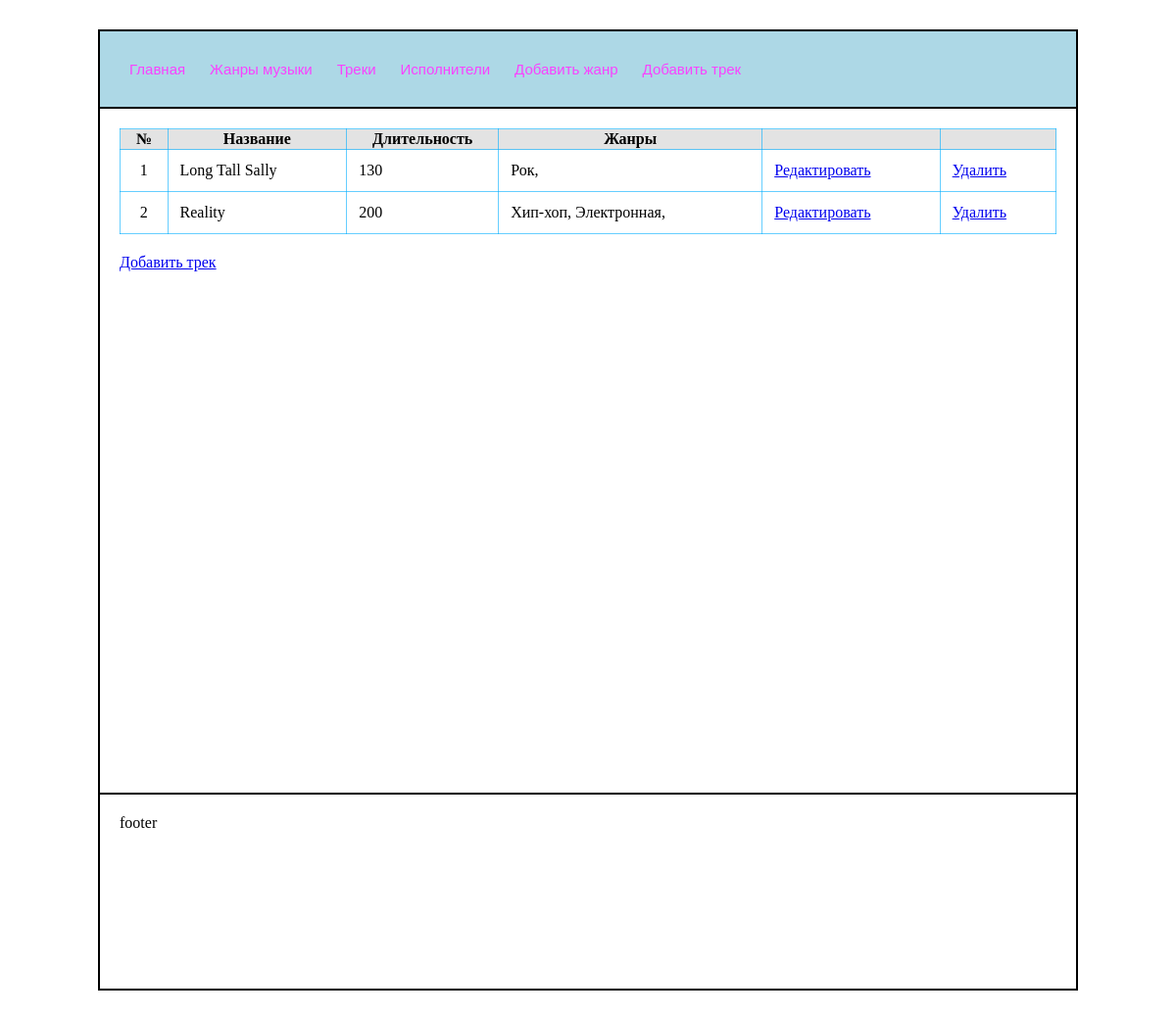
Page /tracks on the committed database.
### main/models.py (models this page shows, shortened)
class Track(models.Model):
    title = models.CharField(max_length=500, unique=True)
    duration = models.IntegerField()
    genres = models.ManyToManyField(Genre)
    artist = models.ForeignKey(Artist, on_delete=models.RESTRICT, null=True)
    audio_file = models.FileField(upload_to='music/tracks/', blank=True, null=True)

class Genre(models.Model):
    name_en = models.CharField(max_length= 500, unique=True)
    name_ru = models.CharField(max_length= 500, unique=True)
    description = models.TextField()

### main/views.py (the view)
# urls.py: path('tracks', views.tracks),
def tracks(request):
    tracks = Track.objects.all()
    genres = Genre.objects.all()
    return render(request, 'tracks.html', {'genres': genres, 'tracks': tracks})

### main/templates/tracks.html (shortened to what this page needs)
{% extends "base.html" %}
{% block content %}
    <table>
        <thead>
            <tr>
                <th>№</th>
                <th>Название</th>
                <th>Длительность</th>
                <th>Жанры</th>
                <th></th>
                <th></th>
            </tr>
        </thead>
        <tbody>
            {% for t in tracks %}
                <tr>
                    <td style="text-align: center;">{{t.id}}</td>
                    <td>{{t.title}}</td>
                    <td>{{t.duration}}</td>
                    <td>
                        {% for g in t.genres.all %}
                            {{g.name_ru}},
                        {% endfor %}
                    </td>
                    <td><a href="edittrack/{{t.id}}">Редактировать</a></td>
                    <td><a href="deletetrack/{{t.id}}">Удалить</a></td>
                </tr>
            {% endfor %}
        </tbody>
    </table>
    <a href="addtrack">Добавить трек</a>
{% endblock content %}

### main/static/styles.css (style rules this page uses)
* { box-sizing: border-box; }
table { width: 100%; border-collapse: collapse; margin-bottom: 20px; }
table th, table td { border: 1px outset rgba(0, 174, 255, 0.6); }
table th { color: #000000; background-color: rgba(200, 200, 200, 0.5); }
table td { padding: 12px; }

### rows in the picture
Track: id "1", title "Long Tall Sally", duration "130"
Genre: name_ru "Рок"
Track: id "2", title "Reality", duration "200"
Genre: name_ru "Хип-хоп"
Genre: name_ru "Электронная"
